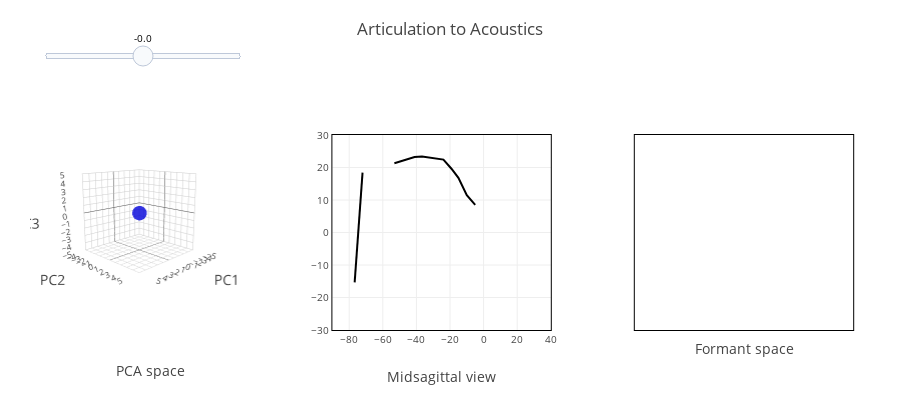

Write notebook code for a chart like this one.
### Code cell
fig = go.Figure(data=data, layout=layout)
iplot(fig, filename='forward_mapping')
